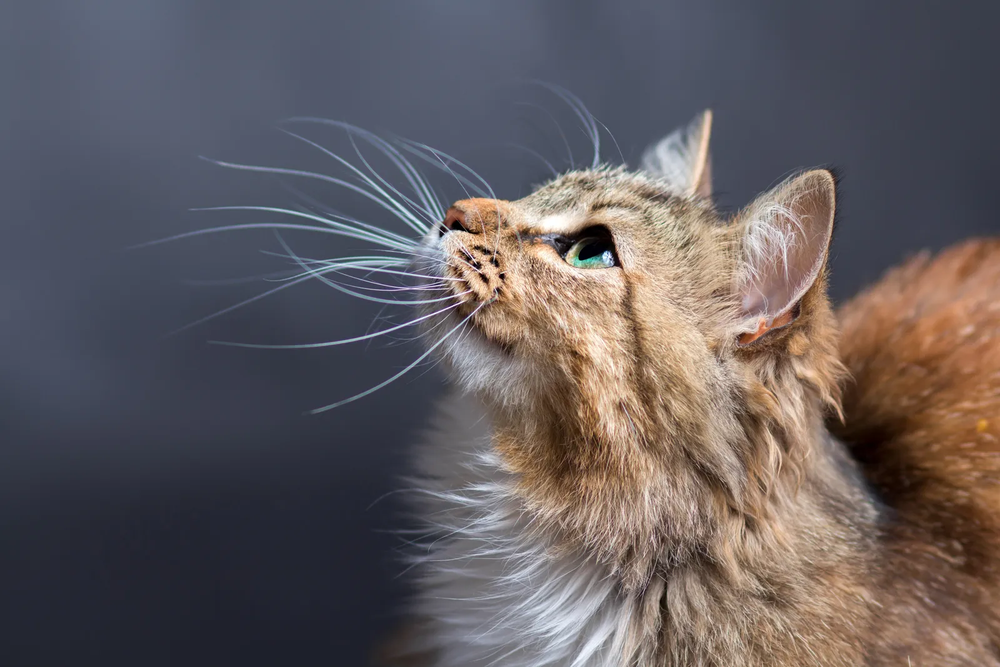
#> input picture Cat1.png, 1000 x 667 px, shrunk from 1600 x 1067 before the run
$ python main.py
#> lines starting #> are read from the running program, lines starting #| are printed output that depends on the picture; after the words box and inside, x2 and y2 are one past the last pixel; in counts of white or black regions, pixels touching at a corner belong together
import cv2
from PIL import Image


image_cat_path = 'Cat1.png'
image_cat = cv2.imread(image_cat_path)
#> image_cat is the input picture: shape (667, 1000, 3); mean B, G, R 94.8, 92.2, 98.9

cat_face_handler = cv2.CascadeClassifier('haarcascade_frontalcatface_extended.xml')

cat_face_coordinates = cat_face_handler.detectMultiScale(image_cat)
#> cat_face_coordinates = [[538, 557, 66, 66]]

for (x, y, w, h) in cat_face_coordinates:
    cv2.rectangle(image_cat, (x, y), (x + w, y + h), (0, 255, 0), 3)
#> this loop made 1 pass
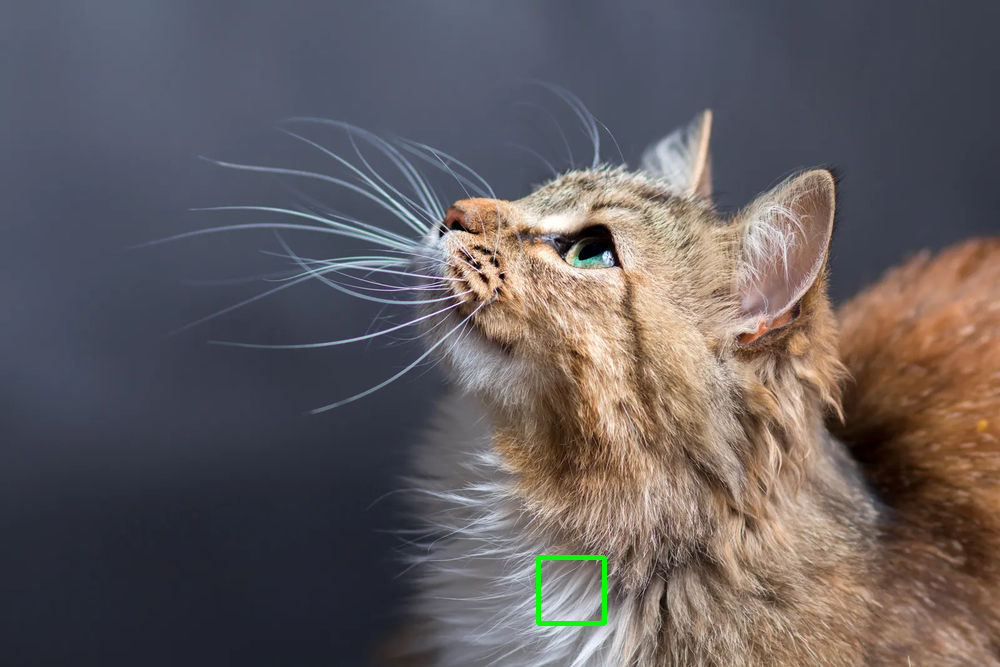
#> image_cat: shape (667, 1000, 3); 0.2% of pixels changed, all inside (x1, y1, x2, y2) = (536, 555, 607, 626)

cv2.imshow('Cat 1', image_cat)

cat = Image.open(image_cat_path)

cv2.waitKey()

$ run again, with Cat2.png copied over Cat1.png
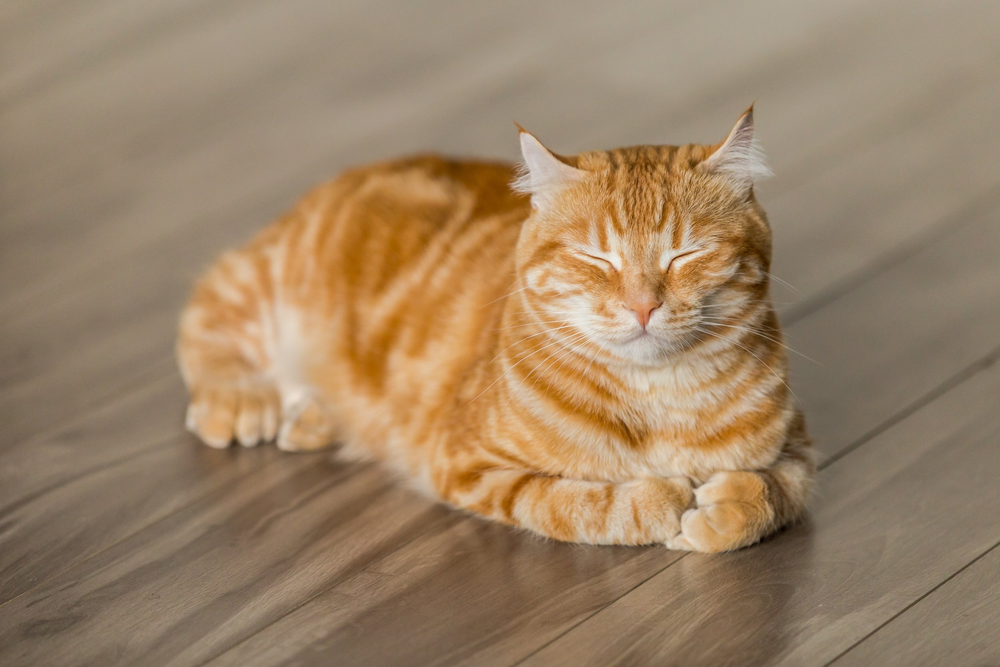
#> input picture Cat2.png, 1000 x 667 px, shrunk from 2500 x 1667 before the run
#> image_cat is the input picture: shape (667, 1000, 3); mean B, G, R 102.4, 130.6, 155.5
#> cat_face_coordinates = [[615, 282, 60, 60]]
#> the loop `for (x, y, w, h) in cat_face_coordinates:` made 1 pass
#> after the loop `for (x, y, w, h) in cat_face_coordinates:`:
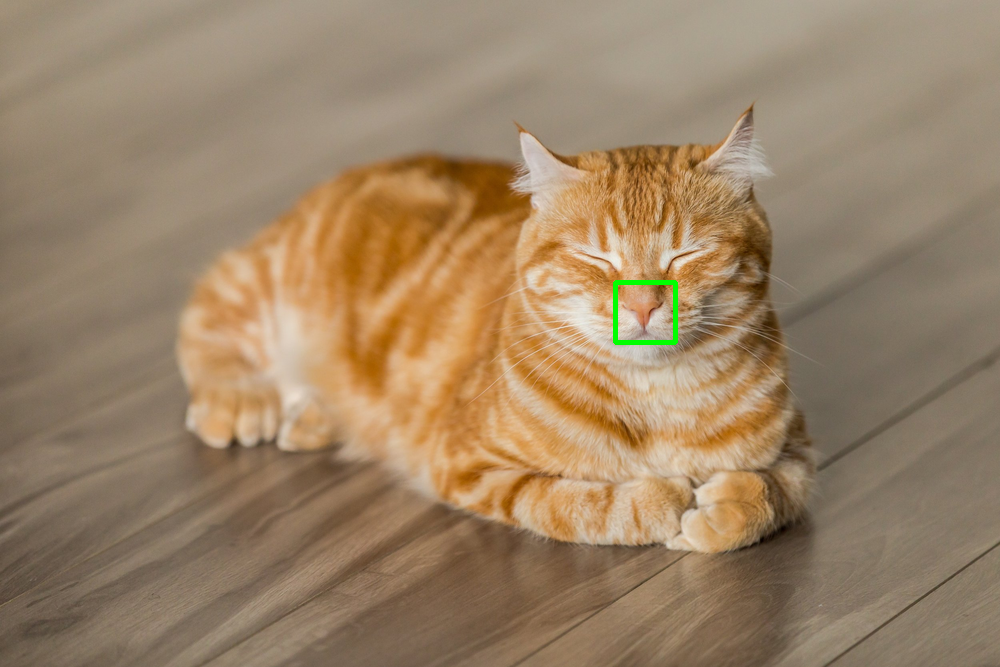
#> image_cat: shape (667, 1000, 3); 0.18% of pixels changed, all inside (x1, y1, x2, y2) = (613, 280, 678, 345)
